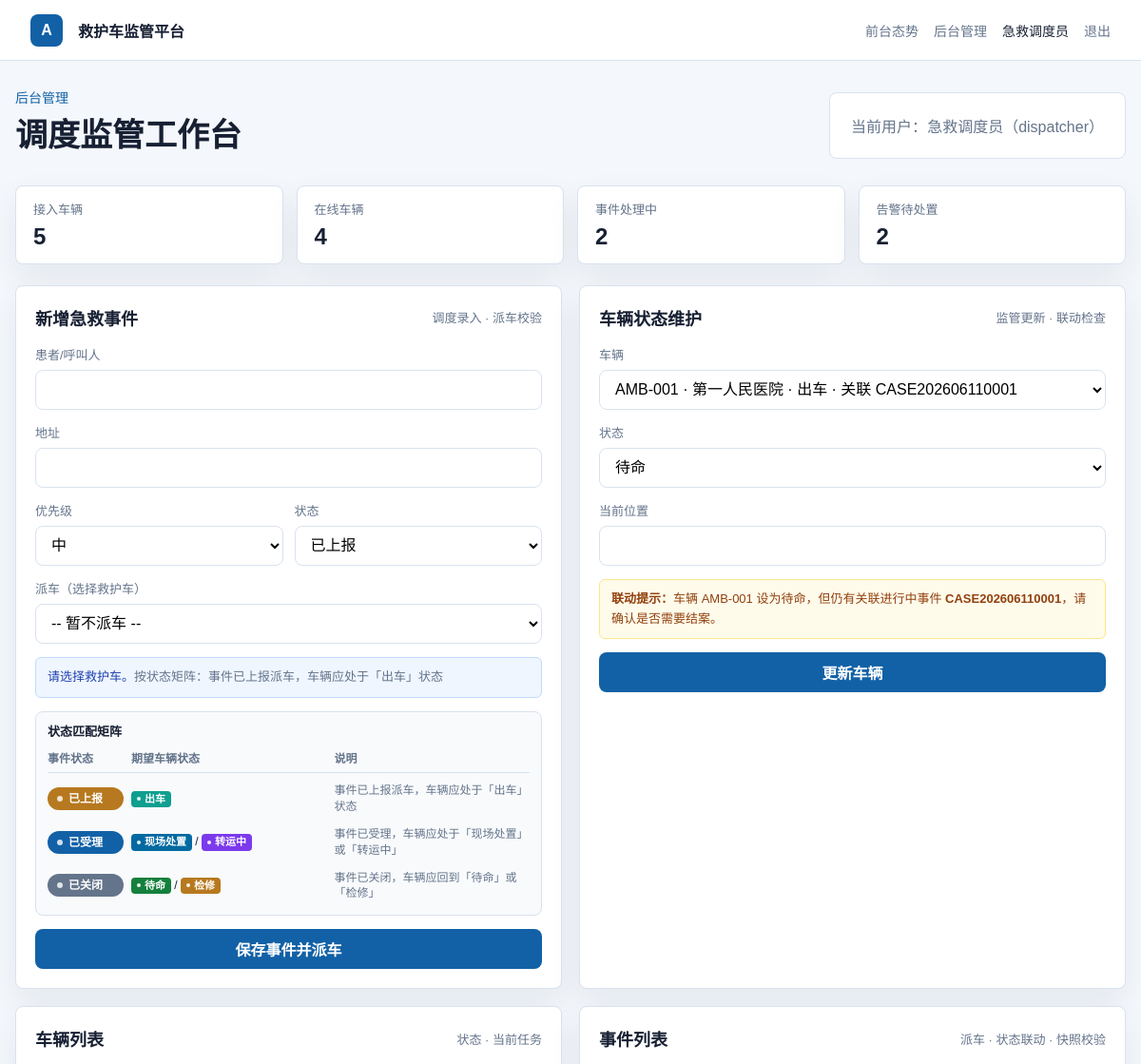
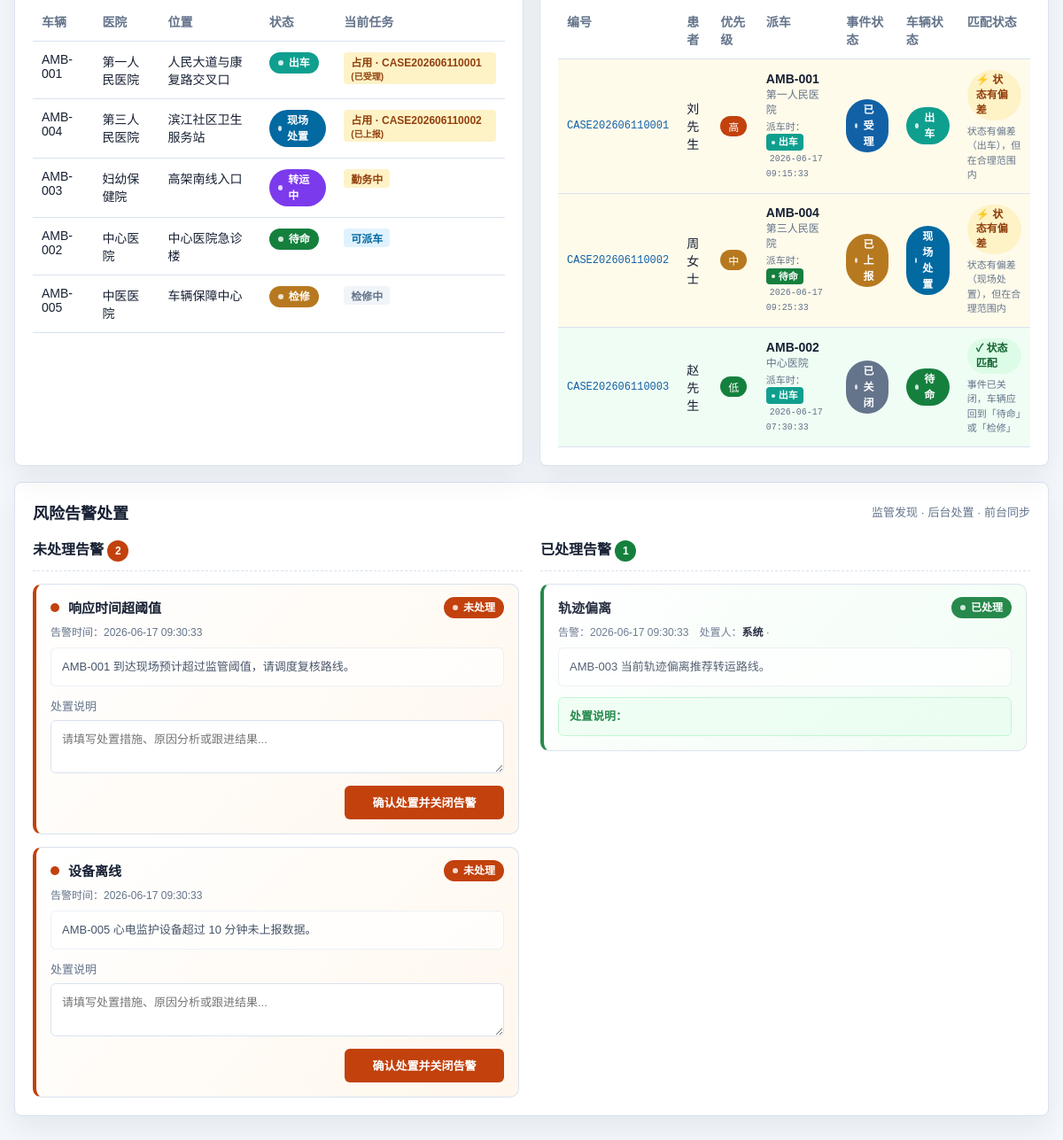
/admin (signed in), run on the app's committed database (2 pictures, top to bottom).
### tables this page shows
CREATE TABLE IF NOT EXISTS ambulances (
    id INT AUTO_INCREMENT PRIMARY KEY,
    code VARCHAR(30) NOT NULL UNIQUE,
    plate_no VARCHAR(30) NOT NULL,
    hospital VARCHAR(120) NOT NULL,
    driver_name VARCHAR(50) NOT NULL,
    status VARCHAR(30) NOT NULL,
    location VARCHAR(160) NOT NULL,
    updated_at TIMESTAMP DEFAULT CURRENT_TIMESTAMP ON UPDATE CURRENT_TIMESTAMP
);

CREATE TABLE IF NOT EXISTS emergency_cases (
    id INT AUTO_INCREMENT PRIMARY KEY,
    case_no VARCHAR(40) NOT NULL UNIQUE,
    patient_name VARCHAR(80) NOT NULL,
    priority VARCHAR(20) NOT NULL,
    address VARCHAR(180) NOT NULL,
    status VARCHAR(30) NOT NULL,
    assigned_ambulance VARCHAR(30) NULL,
    dispatch_vehicle_status VARCHAR(30) NULL,
    dispatched_at TIMESTAMP NULL DEFAULT NULL,
    created_at TIMESTAMP DEFAULT CURRENT_TIMESTAMP
);

CREATE TABLE IF NOT EXISTS alerts (
    id INT AUTO_INCREMENT PRIMARY KEY,
    title VARCHAR(120) NOT NULL,
    description VARCHAR(255) NOT NULL,
    status VARCHAR(20) NOT NULL DEFAULT 'open',
    handling_notes TEXT NULL,
    handled_by INT NULL,
    handled_at TIMESTAMP NULL DEFAULT NULL,
    created_at TIMESTAMP DEFAULT CURRENT_TIMESTAMP,
    FOREIGN KEY (handled_by) REFERENCES users(id) ON DELETE SET NULL
);

### templates/admin.php (the view, shortened to what the rows shown need)
<section class="admin-head">
    <div>
        <h1>调度监管工作台</h1>
    </div>
</section>
<section class="grid two">
    <div class="panel">
        <div class="panel-head">
            <h2>新增急救事件</h2>
        </div>
    </div>
    <div class="panel">
        <div class="panel-head">
            <h2>车辆状态维护</h2>
        </div>
    </div>
</section>
<section class="grid two">
    <div class="panel">
        <div class="panel-head">
            <h2>车辆列表</h2>
        </div>
        <table>
            <thead>
                <tr>
                    <th>车辆</th>
                    <th>医院</th>
                    <th>位置</th>
                    <th>状态</th>
                    <th>当前任务</th>
                </tr>
            </thead>
            <tbody>
            <?php foreach ($ambulances as $ambulance): ?>
                <tr>
                    <td><?= h($ambulance['code']) ?></td>
                    <td><?= h($ambulance['hospital']) ?></td>
                    <td><?= h($ambulance['location']) ?></td>
                    <td>
                        <span class="status-tag <?= statusClass($ambulance['status']) ?>">
                            <?= statusText($ambulance['status']) ?>
                        </span>
                    </td>
                    <td>
                        <?php if (!empty($ambulance['active_case_no'])): ?>
                            <span class="dispatch-tag busy">
                                占用 · <?= h($ambulance['active_case_no']) ?>
                                <small>(<?= statusText($ambulance['active_case_status']) ?>)</small>
                            </span>
                        <?php elseif ($ambulance['status'] === 'standby'): ?>
                            <span class="dispatch-tag">可派车</span>
                        <?php elseif ($ambulance['status'] === 'maintenance'): ?>
                            <span class="dispatch-tag none">检修中</span>
                        <?php else: ?>
                            <span class="dispatch-tag busy">勤务中</span>
                        <?php endif; ?>
                    </td>
                </tr>
            <?php endforeach; ?>
            </tbody>
        </table>
    </div>
    <div class="panel">
        <div class="panel-head">
            <h2>事件列表</h2>
        </div>
        <table class="case-table">
            <thead>
                <tr>
                    <th>编号</th>
                    <th>患者</th>
                    <th>优先级</th>
                    <th>派车</th>
                    <th>事件状态</th>
                    <th>车辆状态</th>
                    <th>匹配状态</th>
                </tr>
            </thead>
            <tbody>
            <?php foreach ($cases as $case): ?>
                <?php
                    $hasAmbulance = !empty($case['assigned_ambulance']);
                    $match = checkCaseVehicleStatusMatch(
                        $case['status'],
                        $case['ambulance_status'] ?? null,
                        $hasAmbulance
                    );
                ?>
                <tr class="case-row-<?= $match['level'] ?>">
                    <td class="case-link"><?= h($case['case_no']) ?></td>
                    <td><?= h($case['patient_name']) ?></td>
                    <td><span class="badge priority-<?= h($case['priority']) ?>"><?= priorityText($case['priority']) ?></span></td>
                    <td>
                        <?php if ($hasAmbulance): ?>
                            <div>
                                <strong><?= h($case['assigned_ambulance']) ?></strong>
                                <?php if (!empty($case['ambulance_hospital'])): ?>
                                    <div style="font-size:12px;color:var(--muted)"><?= h($case['ambulance_hospital']) ?></div>
                                <?php endif; ?>
                                <?php if (!empty($case['dispatch_vehicle_status'])): ?>
                                    <div class="snapshot-info">
                                        派车时：<span class="status-tag-small status-<?= h($case['dispatch_vehicle_status']) ?>"><?= statusText($case['dispatch_vehicle_status']) ?></span>
                                        <?php if (!empty($case['dispatched_at'])): ?>
                                            <span class="snapshot-time"><?= h($case['dispatched_at']) ?></span>
                                        <?php endif; ?>
                                    </div>
                                <?php endif; ?>
                            </div>
                        <?php else: ?>
                            <span class="dispatch-tag none">待派车</span>
                        <?php endif; ?>
                    </td>
                    <td>
                        <span class="status-tag <?= statusClass($case['status']) ?>">
                            <?= statusText($case['status']) ?>
                        </span>
                    </td>
                    <td>
                        <?php if ($hasAmbulance && !empty($case['ambulance_status'])): ?>
                            <span class="status-tag <?= statusClass($case['ambulance_status']) ?>">
                                <?= statusText($case['ambulance_status']) ?>
                            </span>
                        <?php elseif ($hasAmbulance): ?>
                            <span style="color:var(--muted);font-size:12px">车辆已移除</span>
                        <?php else: ?>
                            <span style="color:var(--muted);font-size:13px">—</span>
                        <?php endif; ?>
                    </td>
                    <td>
                        <?php if ($match['level'] === 'match'): ?>
                            <span class="match-badge match">✓ <?= matchLevelText($match['level']) ?></span>
                        <?php elseif ($match['level'] === 'warn'): ?>
                            <span class="match-badge warn">⚡ <?= matchLevelText($match['level']) ?></span>
                        <?php elseif ($match['level'] === 'error'): ?>
                            <span class="match-badge error">⚠ <?= matchLevelText($match['level']) ?></span>
                        <?php else: ?>
                            <span class="match-badge none">— <?= matchLevelText($match['level']) ?></span>
                        <?php endif; ?>
                        <?php if ($match['level'] !== 'none' && $match['level'] !== 'match'): ?>
                            <div class="match-reason"><?= h($match['reason']) ?></div>
                        <?php endif; ?>
                        <?php if ($match['level'] === 'match'): ?>
                            <div class="match-reason muted"><?= h($match['expected']) ?></div>
                        <?php endif; ?>
                    </td>
                </tr>
            <?php endforeach; ?>
            </tbody>
        </table>
    </div>
</section>
<section class="panel alerts-panel">
    <div class="panel-head">
        <h2>风险告警处置</h2>
    </div>
    <div class="alerts-section">
        <div class="alerts-open-section">
            <?php if (empty($open_alerts)): ?>
                <div class="alerts-empty">
                    <span class="empty-icon">✓</span>
                    <p>当前暂无未处理告警，系统运行正常</p>
                </div>
            <?php else: ?>
                <div class="alerts-open-list">
                    <?php foreach ($open_alerts as $alert): ?>
                        <article class="alert-card alert-open">
                            <div class="alert-card-head">
                                <div class="alert-title-row">
                                    <span class="alert-priority-dot"></span>
                                    <h4><?= h($alert['title']) ?></h4>
                                    <span class="status-tag status-open">未处理</span>
                                </div>
                                <div class="alert-meta">
                                    <span class="alert-time">告警时间：<?= h($alert['created_at']) ?></span>
                                </div>
                            </div>
                            <div class="alert-card-body">
                                <p class="alert-description"><?= h($alert['description']) ?></p>
                                <form class="alert-handle-form" method="post" action="/admin/alerts/handle">
                                    <label>
                                        <span>处置说明</span>
                                        <textarea name="handling_notes" rows="2" placeholder="请填写处置措施、原因分析或跟进结果..." required></textarea>
                                    </label>
                                    <div class="alert-form-actions">
                                        <button type="submit" class="btn-handle">确认处置并关闭告警</button>
                                    </div>
                                </form>
                            </div>
                        </article>
                    <?php endforeach; ?>
                </div>
            <?php endif; ?>
        </div>
        <div class="alerts-resolved-section">
            <?php if (empty($resolved_alerts)): ?>
                <div class="alerts-empty muted">
                    <p>暂无已处理记录</p>
                </div>
            <?php else: ?>
                <div class="alerts-resolved-list">
                    <?php foreach ($resolved_alerts as $alert): ?>
                        <article class="alert-card alert-resolved">
                            <div class="alert-card-head">
                                <div class="alert-title-row">
                                    <h4><?= h($alert['title']) ?></h4>
                                    <span class="status-tag status-resolved">已处理</span>
                                </div>
                                <div class="alert-meta">
                                    <span class="alert-time">告警：<?= h($alert['created_at']) ?></span>
                                    <span class="alert-handle-info">
                                        处置人：<strong><?= h($alert['handler_name'] ?? '系统') ?></strong>
                                        · <?= h($alert['handled_at']) ?>
                                    </span>
                                </div>
                            </div>
                            <div class="alert-card-body">
                                <p class="alert-description"><?= h($alert['description']) ?></p>
                                <div class="alert-handling-notes">
                                    <span class="handling-notes-label">处置说明：</span>
                                </div>
                            </div>
                        </article>
                    <?php endforeach; ?>
                </div>
            <?php endif; ?>
        </div>
    </div>
</section>
<?php
require __DIR__ . '/layout.php';

### data on the page
ambulances: code "AMB-001", hospital "第一人民医院", location "人民大道与康复路交叉口", status "出车", active_case_no "CASE202606110001", active_case_status "已受理"
ambulances: code "AMB-004", hospital "第三人民医院", location "滨江社区卫生服务站", status "现场处置", active_case_no "CASE202606110002", active_case_status "已上报"
ambulances: code "AMB-003", hospital "妇幼保健院", location "高架南线入口", status "转运中", shows "勤务中"
ambulances: code "AMB-002", hospital "中心医院", location "中心医院急诊楼", status "待命", shows "可派车"
ambulances: code "AMB-005", hospital "中医医院", location "车辆保障中心", status "检修", shows "检修中"
emergency_cases: case_no "CASE202606110001", patient_name "刘先生", priority "高", assigned_ambulance "AMB-001", ambulances.hospital "第一人民医院", dispatch_vehicle_status "出车", dispatched_at "2026-06-17 09:15:33", status "已受理", ambulances.status "出车", level "状态有偏差", reason "状态有偏差（出车），但在合理范围内"
emergency_cases: case_no "CASE202606110002", patient_name "周女士", priority "中", assigned_ambulance "AMB-004", ambulances.hospital "第三人民医院", dispatch_vehicle_status "待命", dispatched_at "2026-06-17 09:25:33", status "已上报", ambulances.status "现场处置", level "状态有偏差", reason "状态有偏差（现场处置），但在合理范围内"
emergency_cases: case_no "CASE202606110003", patient_name "赵先生", priority "低", assigned_ambulance "AMB-002", ambulances.hospital "中心医院", dispatch_vehicle_status "出车", dispatched_at "2026-06-17 07:30:33", status "已关闭", ambulances.status "待命", level "状态匹配", expected "事件已关闭，车辆应回到「待命」或「检修」"
alerts: title "响应时间超阈值", created_at "2026-06-17 09:30:33", description "AMB-001 到达现场预计超过监管阈值，请调度复核路线。"
alerts: title "设备离线", created_at "2026-06-17 09:30:33", description "AMB-005 心电监护设备超过 10 分钟未上报数据。"
alerts: title "轨迹偏离", created_at "2026-06-17 09:30:33", handler_name "系统", description "AMB-003 当前轨迹偏离推荐转运路线。"

### other printed values
$user['name'] "急救调度员"
$user['role'] "dispatcher"
$overview['ambulances_total'] "5"
$overview['ambulances_online'] "4"
$overview['active_cases'] "2"
$overview['alerts'] "2"
$rule['label'] "已上报"
statusText($s) "出车"
$rule['description'] "事件已上报派车，车辆应处于「出车」状态"
$rule['label'] "已受理"
statusText($s) "现场处置"
statusText($s) "转运中"
$rule['description'] "事件已受理，车辆应处于「现场处置」或「转运中」"
$rule['label'] "已关闭"
statusText($s) "待命"
